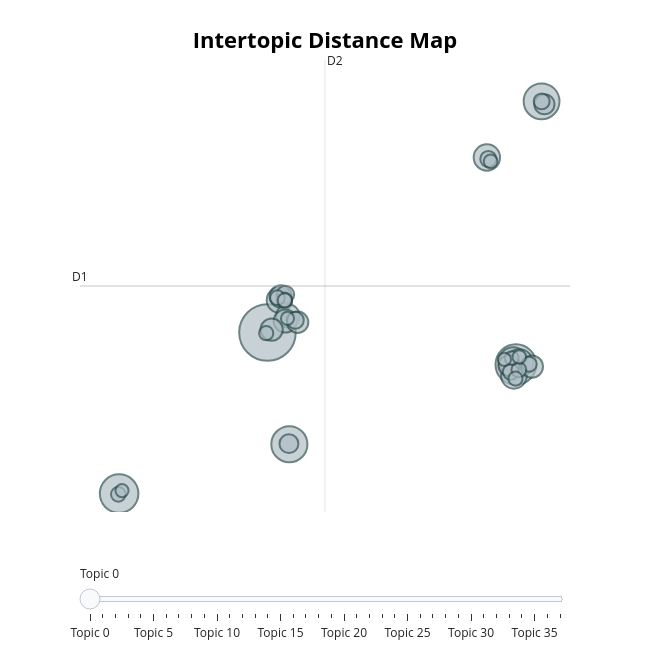

The notebook cell this image was saved under:
### Code cell
willrecco_topicsvis.show()

### Figure 1 — Plotly figure (JSON) as saved in the notebook; plotly's stock layout.template omitted (floating-point values rounded to 4 significant figures)
{"data": [{"customdata": [[0, "story | character | ending | storyline | end", 3010], [1, "worth | sale | buy | price | steam", 1560], [2, "combat | enemy | weapon | battle | attack", 1395], [3, "fps | pc | bug | run | crash", 1224], [4, "music | soundtrack | sound | great | art", 1205], [5, "hour | time | took | played | complete", 797], [6, "fun | game | play | amazing | really", 715], [7, "puzzle | solve | solving | challenging | game", 653], [8, "know | say | thing | want | ask", 618], [9, "quest | mission | side | explore | map", 602], [10, "rpg | fan | rpgs | fantasy | genre", 514], [11, "graphic | art | style | look | beautiful", 505], [12, "horror | scary | scare | fear | scared", 465], [13, "fallout | witcher | vega | skyrim | gate", 464], [14, "cry | emotional | emotion | cried | sad", 462], [15, "review | negative | write | positive | reading", 429], [16, "best | one | ever | year | played", 417], [17, "voice | acting | actor | character | voiced", 382], [18, "controller | control | keyboard | mouse | gamepad", 337], [19, "batman | arkham | creed | batmobile | mordor", 288], [20, "recommend | highly | game | would | anyone", 270], [21, "difficulty | challenge | challenging | hard | difficult", 245], [22, "dialogue | conversation | dialog | talking | talk", 239], [23, "memory | old | age | nostalgia | remember", 238], [24, "portal | glados | gun | puzzle | one", 220], [25, "love | loved | game | hate | much", 214], [26, "replay | value | replayability | different | lot", 209], [27, "soul | dark | series | iii | bloodborne", 206], [28, "stealth | game | stealthy | dishonored | option", 204], [29, "atmosphere | atmospheric | story | air | breath", 191], [30, "dlc | dlcs | free | main | content", 189], [31, "drink | cup | pork | food | eat", 188], [32, "short | length | downside | long | sweet", 183], [33, "level | skill | leveling | class | system", 179], [34, "multiplayer | coop | single | friend | player", 175], [35, "experience | game | something | truly | play", 164], [36, "war | total | warhammer | faction | empire", 162], [37, "bioshock | infinite | burial | sea | original", 161]], "hovertemplate": "<b>Topic %{customdata[0]}</b><br>%{customdata[1]}<br>Size: %{customdata[2]}", "legendgroup": "", "marker": {"color": "#B0BEC5", "line": {"color": "DarkSlateGrey", "width": 2}, "size": [3010, 1560, 1395, 1224, 1205, 797, 715, 653, 618, 602, 514, 505, 465, 464, 462, 429, 417, 382, 337, 288, 270, 245, 239, 238, 220, 214, 209, 206, 204, 191, 189, 188, 183, 179, 175, 164, 162, 161], "sizemode": "area", "sizeref": 1.881, "symbol": "circle"}, "mode": "markers", "name": "", "orientation": "v", "showlegend": false, "type": "scatter", "x": [-7.295, 9.725, -17.46, -5.796, 11.48, 9.54, 9.961, 7.737, 9.589, -6.48, -5.897, -6.075, -7.009, -6.387, 10.82, -5.228, 9.248, 11.68, -5.825, -6.067, -5.388, 7.838, 11.49, 9.375, -6.139, 10.63, 9.927, -6.613, -17.51, -7.383, -6.107, 9.697, 9.438, 7.996, 9.957, 8.937, -17.26, -5.924], "xaxis": "x", "y": [2.925, 0.8121, -7.707, -4.456, 18.18, 0.9902, 0.9135, 14.48, 0.06535, 5.058, 4.02, 3.681, 3.116, 5.308, 0.6708, 3.599, 0.7454, 17.99, -4.413, 5.426, 3.735, 14.38, 18.18, 0.3298, 5.056, 0.8289, 0.4597, 5.221, -7.76, 2.882, 5.041, -0.1213, 1.234, 14.22, 1.309, 1.149, -7.509, 3.855], "yaxis": "y"}], "layout": {"annotations": [{"showarrow": false, "text": "D1", "x": -20.14, "y": 5.993, "yshift": 10}, {"showarrow": false, "text": "D2", "x": -3.354, "xshift": 10, "y": 20.91}], "height": 650, "hoverlabel": {"bgcolor": "white", "font": {"family": "Rockwell", "size": 16}}, "legend": {"itemsizing": "constant", "tracegroupgap": 0}, "margin": {"t": 60}, "shapes": [{"line": {"color": "#CFD8DC", "width": 2}, "type": "line", "x0": -3.354, "x1": -3.354, "y0": -8.924, "y1": 20.91}, {"line": {"color": "#9E9E9E", "width": 2}, "type": "line", "x0": -20.14, "x1": 13.43, "y0": 5.993, "y1": 5.993}], "sliders": [{"active": 0, "pad": {"t": 50}, "steps": [{"args": [{"marker.color": [["red", "#B0BEC5", "#B0BEC5", "#B0BEC5", "#B0BEC5", "#B0BEC5", "#B0BEC5", "#B0BEC5", "#B0BEC5", "#B0BEC5", "#B0BEC5", "#B0BEC5", "#B0BEC5", "#B0BEC5", "#B0BEC5", "#B0BEC5", "#B0BEC5", "#B0BEC5", "#B0BEC5", "#B0BEC5", "#B0BEC5", "#B0BEC5", "#B0BEC5", "#B0BEC5", "#B0BEC5", "#B0BEC5", "#B0BEC5", "#B0BEC5", "#B0BEC5", "#B0BEC5", "#B0BEC5", "#B0BEC5", "#B0BEC5", "#B0BEC5", "#B0BEC5", "#B0BEC5", "#B0BEC5", "#B0BEC5"]]}], "label": "Topic 0", "method": "update"}, {"args": [{"marker.color": [["#B0BEC5", "red", "#B0BEC5", "#B0BEC5", "#B0BEC5", "#B0BEC5", "#B0BEC5", "#B0BEC5", "#B0BEC5", "#B0BEC5", "#B0BEC5", "#B0BEC5", "#B0BEC5", "#B0BEC5", "#B0BEC5", "#B0BEC5", "#B0BEC5", "#B0BEC5", "#B0BEC5", "#B0BEC5", "#B0BEC5", "#B0BEC5", "#B0BEC5", "#B0BEC5", "#B0BEC5", "#B0BEC5", "#B0BEC5", "#B0BEC5", "#B0BEC5", "#B0BEC5", "#B0BEC5", "#B0BEC5", "#B0BEC5", "#B0BEC5", "#B0BEC5", "#B0BEC5", "#B0BEC5", "#B0BEC5"]]}], "label": "Topic 1", "method": "update"}, {"args": [{"marker.color": [["#B0BEC5", "#B0BEC5", "red", "#B0BEC5", "#B0BEC5", "#B0BEC5", "#B0BEC5", "#B0BEC5", "#B0BEC5", "#B0BEC5", "#B0BEC5", "#B0BEC5", "#B0BEC5", "#B0BEC5", "#B0BEC5", "#B0BEC5", "#B0BEC5", "#B0BEC5", "#B0BEC5", "#B0BEC5", "#B0BEC5", "#B0BEC5", "#B0BEC5", "#B0BEC5", "#B0BEC5", "#B0BEC5", "#B0BEC5", "#B0BEC5", "#B0BEC5", "#B0BEC5", "#B0BEC5", "#B0BEC5", "#B0BEC5", "#B0BEC5", "#B0BEC5", "#B0BEC5", "#B0BEC5", "#B0BEC5"]]}], "label": "Topic 2", "method": "update"}, {"args": [{"marker.color": [["#B0BEC5", "#B0BEC5", "#B0BEC5", "red", "#B0BEC5", "#B0BEC5", "#B0BEC5", "#B0BEC5", "#B0BEC5", "#B0BEC5", "#B0BEC5", "#B0BEC5", "#B0BEC5", "#B0BEC5", "#B0BEC5", "#B0BEC5", "#B0BEC5", "#B0BEC5", "#B0BEC5", "#B0BEC5", "#B0BEC5", "#B0BEC5", "#B0BEC5", "#B0BEC5", "#B0BEC5", "#B0BEC5", "#B0BEC5", "#B0BEC5", "#B0BEC5", "#B0BEC5", "#B0BEC5", "#B0BEC5", "#B0BEC5", "#B0BEC5", "#B0BEC5", "#B0BEC5", "#B0BEC5", "#B0BEC5"]]}], "label": "Topic 3", "method": "update"}, {"args": [{"marker.color": [["#B0BEC5", "#B0BEC5", "#B0BEC5", "#B0BEC5", "red", "#B0BEC5", "#B0BEC5", "#B0BEC5", "#B0BEC5", "#B0BEC5", "#B0BEC5", "#B0BEC5", "#B0BEC5", "#B0BEC5", "#B0BEC5", "#B0BEC5", "#B0BEC5", "#B0BEC5", "#B0BEC5", "#B0BEC5", "#B0BEC5", "#B0BEC5", "#B0BEC5", "#B0BEC5", "#B0BEC5", "#B0BEC5", "#B0BEC5", "#B0BEC5", "#B0BEC5", "#B0BEC5", "#B0BEC5", "#B0BEC5", "#B0BEC5", "#B0BEC5", "#B0BEC5", "#B0BEC5", "#B0BEC5", "#B0BEC5"]]}], "label": "Topic 4", "method": "update"}, {"args": [{"marker.color": [["#B0BEC5", "#B0BEC5", "#B0BEC5", "#B0BEC5", "#B0BEC5", "red", "#B0BEC5", "#B0BEC5", "#B0BEC5", "#B0BEC5", "#B0BEC5", "#B0BEC5", "#B0BEC5", "#B0BEC5", "#B0BEC5", "#B0BEC5", "#B0BEC5", "#B0BEC5", "#B0BEC5", "#B0BEC5", "#B0BEC5", "#B0BEC5", "#B0BEC5", "#B0BEC5", "#B0BEC5", "#B0BEC5", "#B0BEC5", "#B0BEC5", "#B0BEC5", "#B0BEC5", "#B0BEC5", "#B0BEC5", "#B0BEC5", "#B0BEC5", "#B0BEC5", "#B0BEC5", "#B0BEC5", "#B0BEC5"]]}], "label": "Topic 5", "method": "update"}, {"args": [{"marker.color": [["#B0BEC5", "#B0BEC5", "#B0BEC5", "#B0BEC5", "#B0BEC5", "#B0BEC5", "red", "#B0BEC5", "#B0BEC5", "#B0BEC5", "#B0BEC5", "#B0BEC5", "#B0BEC5", "#B0BEC5", "#B0BEC5", "#B0BEC5", "#B0BEC5", "#B0BEC5", "#B0BEC5", "#B0BEC5", "#B0BEC5", "#B0BEC5", "#B0BEC5", "#B0BEC5", "#B0BEC5", "#B0BEC5", "#B0BEC5", "#B0BEC5", "#B0BEC5", "#B0BEC5", "#B0BEC5", "#B0BEC5", "#B0BEC5", "#B0BEC5", "#B0BEC5", "#B0BEC5", "#B0BEC5", "#B0BEC5"]]}], "label": "Topic 6", "method": "update"}, {"args": [{"marker.color": [["#B0BEC5", "#B0BEC5", "#B0BEC5", "#B0BEC5", "#B0BEC5", "#B0BEC5", "#B0BEC5", "red", "#B0BEC5", "#B0BEC5", "#B0BEC5", "#B0BEC5", "#B0BEC5", "#B0BEC5", "#B0BEC5", "#B0BEC5", "#B0BEC5", "#B0BEC5", "#B0BEC5", "#B0BEC5", "#B0BEC5", "#B0BEC5", "#B0BEC5", "#B0BEC5", "#B0BEC5", "#B0BEC5", "#B0BEC5", "#B0BEC5", "#B0BEC5", "#B0BEC5", "#B0BEC5", "#B0BEC5", "#B0BEC5", "#B0BEC5", "#B0BEC5", "#B0BEC5", "#B0BEC5", "#B0BEC5"]]}], "label": "Topic 7", "method": "update"}, {"args": [{"marker.color": [["#B0BEC5", "#B0BEC5", "#B0BEC5", "#B0BEC5", "#B0BEC5", "#B0BEC5", "#B0BEC5", "#B0BEC5", "red", "#B0BEC5", "#B0BEC5", "#B0BEC5", "#B0BEC5", "#B0BEC5", "#B0BEC5", "#B0BEC5", "#B0BEC5", "#B0BEC5", "#B0BEC5", "#B0BEC5", "#B0BEC5", "#B0BEC5", "#B0BEC5", "#B0BEC5", "#B0BEC5", "#B0BEC5", "#B0BEC5", "#B0BEC5", "#B0BEC5", "#B0BEC5", "#B0BEC5", "#B0BEC5", "#B0BEC5", "#B0BEC5", "#B0BEC5", "#B0BEC5", "#B0BEC5", "#B0BEC5"]]}], "label": "Topic 8", "method": "update"}, {"args": [{"marker.color": [["#B0BEC5", "#B0BEC5", "#B0BEC5", "#B0BEC5", "#B0BEC5", "#B0BEC5", "#B0BEC5", "#B0BEC5", "#B0BEC5", "red", "#B0BEC5", "#B0BEC5", "#B0BEC5", "#B0BEC5", "#B0BEC5", "#B0BEC5", "#B0BEC5", "#B0BEC5", "#B0BEC5", "#B0BEC5", "#B0BEC5", "#B0BEC5", "#B0BEC5", "#B0BEC5", "#B0BEC5", "#B0BEC5", "#B0BEC5", "#B0BEC5", "#B0BEC5", "#B0BEC5", "#B0BEC5", "#B0BEC5", "#B0BEC5", "#B0BEC5", "#B0BEC5", "#B0BEC5", "#B0BEC5", "#B0BEC5"]]}], "label": "Topic 9", "method": "update"}, {"args": [{"marker.color": [["#B0BEC5", "#B0BEC5", "#B0BEC5", "#B0BEC5", "#B0BEC5", "#B0BEC5", "#B0BEC5", "#B0BEC5", "#B0BEC5", "#B0BEC5", "red", "#B0BEC5", "#B0BEC5", "#B0BEC5", "#B0BEC5", "#B0BEC5", "#B0BEC5", "#B0BEC5", "#B0BEC5", "#B0BEC5", "#B0BEC5", "#B0BEC5", "#B0BEC5", "#B0BEC5", "#B0BEC5", "#B0BEC5", "#B0BEC5", "#B0BEC5", "#B0BEC5", "#B0BEC5", "#B0BEC5", "#B0BEC5", "#B0BEC5", "#B0BEC5", "#B0BEC5", "#B0BEC5", "#B0BEC5", "#B0BEC5"]]}], "label": "Topic 10", "method": "update"}, {"args": [{"marker.color": [["#B0BEC5", "#B0BEC5", "#B0BEC5", "#B0BEC5", "#B0BEC5", "#B0BEC5", "#B0BEC5", "#B0BEC5", "#B0BEC5", "#B0BEC5", "#B0BEC5", "red", "#B0BEC5", "#B0BEC5", "#B0BEC5", "#B0BEC5", "#B0BEC5", "#B0BEC5", "#B0BEC5", "#B0BEC5", "#B0BEC5", "#B0BEC5", "#B0BEC5", "#B0BEC5", "#B0BEC5", "#B0BEC5", "#B0BEC5", "#B0BEC5", "#B0BEC5", "#B0BEC5", "#B0BEC5", "#B0BEC5", "#B0BEC5", "#B0BEC5", "#B0BEC5", "#B0BEC5", "#B0BEC5", "#B0BEC5"]]}], "label": "Topic 11", "method": "update"}, {"args": [{"marker.color": [["#B0BEC5", "#B0BEC5", "#B0BEC5", "#B0BEC5", "#B0BEC5", "#B0BEC5", "#B0BEC5", "#B0BEC5", "#B0BEC5", "#B0BEC5", "#B0BEC5", "#B0BEC5", "red", "#B0BEC5", "#B0BEC5", "#B0BEC5", "#B0BEC5", "#B0BEC5", "#B0BEC5", "#B0BEC5", "#B0BEC5", "#B0BEC5", "#B0BEC5", "#B0BEC5", "#B0BEC5", "#B0BEC5", "#B0BEC5", "#B0BEC5", "#B0BEC5", "#B0BEC5", "#B0BEC5", "#B0BEC5", "#B0BEC5", "#B0BEC5", "#B0BEC5", "#B0BEC5", "#B0BEC5", "#B0BEC5"]]}], "label": "Topic 12", "method": "update"}, {"args": [{"marker.color": [["#B0BEC5", "#B0BEC5", "#B0BEC5", "#B0BEC5", "#B0BEC5", "#B0BEC5", "#B0BEC5", "#B0BEC5", "#B0BEC5", "#B0BEC5", "#B0BEC5", "#B0BEC5", "#B0BEC5", "red", "#B0BEC5", "#B0BEC5", "#B0BEC5", "#B0BEC5", "#B0BEC5", "#B0BEC5", "#B0BEC5", "#B0BEC5", "#B0BEC5", "#B0BEC5", "#B0BEC5", "#B0BEC5", "#B0BEC5", "#B0BEC5", "#B0BEC5", "#B0BEC5", "#B0BEC5", "#B0BEC5", "#B0BEC5", "#B0BEC5", "#B0BEC5", "#B0BEC5", "#B0BEC5", "#B0BEC5"]]}], "label": "Topic 13", "method": "update"}, {"args": [{"marker.color": [["#B0BEC5", "#B0BEC5", "#B0BEC5", "#B0BEC5", "#B0BEC5", "#B0BEC5", "#B0BEC5", "#B0BEC5", "#B0BEC5", "#B0BEC5", "#B0BEC5", "#B0BEC5", "#B0BEC5", "#B0BEC5", "red", "#B0BEC5", "#B0BEC5", "#B0BEC5", "#B0BEC5", "#B0BEC5", "#B0BEC5", "#B0BEC5", "#B0BEC5", "#B0BEC5", "#B0BEC5", "#B0BEC5", "#B0BEC5", "#B0BEC5", "#B0BEC5", "#B0BEC5", "#B0BEC5", "#B0BEC5", "#B0BEC5", "#B0BEC5", "#B0BEC5", "#B0BEC5", "#B0BEC5", "#B0BEC5"]]}], "label": "Topic 14", "method": "update"}, {"args": [{"marker.color": [["#B0BEC5", "#B0BEC5", "#B0BEC5", "#B0BEC5", "#B0BEC5", "#B0BEC5", "#B0BEC5", "#B0BEC5", "#B0BEC5", "#B0BEC5", "#B0BEC5", "#B0BEC5", "#B0BEC5", "#B0BEC5", "#B0BEC5", "red", "#B0BEC5", "#B0BEC5", "#B0BEC5", "#B0BEC5", "#B0BEC5", "#B0BEC5", "#B0BEC5", "#B0BEC5", "#B0BEC5", "#B0BEC5", "#B0BEC5", "#B0BEC5", "#B0BEC5", "#B0BEC5", "#B0BEC5", "#B0BEC5", "#B0BEC5", "#B0BEC5", "#B0BEC5", "#B0BEC5", "#B0BEC5", "#B0BEC5"]]}], "label": "Topic 15", "method": "update"}, {"args": [{"marker.color": [["#B0BEC5", "#B0BEC5", "#B0BEC5", "#B0BEC5", "#B0BEC5", "#B0BEC5", "#B0BEC5", "#B0BEC5", "#B0BEC5", "#B0BEC5", "#B0BEC5", "#B0BEC5", "#B0BEC5", "#B0BEC5", "#B0BEC5", "#B0BEC5", "red", "#B0BEC5", "#B0BEC5", "#B0BEC5", "#B0BEC5", "#B0BEC5", "#B0BEC5", "#B0BEC5", "#B0BEC5", "#B0BEC5", "#B0BEC5", "#B0BEC5", "#B0BEC5", "#B0BEC5", "#B0BEC5", "#B0BEC5", "#B0BEC5", "#B0BEC5", "#B0BEC5", "#B0BEC5", "#B0BEC5", "#B0BEC5"]]}], "label": "Topic 16", "method": "update"}, {"args": [{"marker.color": [["#B0BEC5", "#B0BEC5", "#B0BEC5", "#B0BEC5", "#B0BEC5", "#B0BEC5", "#B0BEC5", "#B0BEC5", "#B0BEC5", "#B0BEC5", "#B0BEC5", "#B0BEC5", "#B0BEC5", "#B0BEC5", "#B0BEC5", "#B0BEC5", "#B0BEC5", "red", "#B0BEC5", "#B0BEC5", "#B0BEC5", "#B0BEC5", "#B0BEC5", "#B0BEC5", "#B0BEC5", "#B0BEC5", "#B0BEC5", "#B0BEC5", "#B0BEC5", "#B0BEC5", "#B0BEC5", "#B0BEC5", "#B0BEC5", "#B0BEC5", "#B0BEC5", "#B0BEC5", "#B0BEC5", "#B0BEC5"]]}], "label": "Topic 17", "method": "update"}, {"args": [{"marker.color": [["#B0BEC5", "#B0BEC5", "#B0BEC5", "#B0BEC5", "#B0BEC5", "#B0BEC5", "#B0BEC5", "#B0BEC5", "#B0BEC5", "#B0BEC5", "#B0BEC5", "#B0BEC5", "#B0BEC5", "#B0BEC5", "#B0BEC5", "#B0BEC5", "#B0BEC5", "#B0BEC5", "red", "#B0BEC5", "#B0BEC5", "#B0BEC5", "#B0BEC5", "#B0BEC5", "#B0BEC5", "#B0BEC5", "#B0BEC5", "#B0BEC5", "#B0BEC5", "#B0BEC5", "#B0BEC5", "#B0BEC5", "#B0BEC5", "#B0BEC5", "#B0BEC5", "#B0BEC5", "#B0BEC5", "#B0BEC5"]]}], "label": "Topic 18", "method": "update"}, {"args": [{"marker.color": [["#B0BEC5", "#B0BEC5", "#B0BEC5", "#B0BEC5", "#B0BEC5", "#B0BEC5", "#B0BEC5", "#B0BEC5", "#B0BEC5", "#B0BEC5", "#B0BEC5", "#B0BEC5", "#B0BEC5", "#B0BEC5", "#B0BEC5", "#B0BEC5", "#B0BEC5", "#B0BEC5", "#B0BEC5", "red", "#B0BEC5", "#B0BEC5", "#B0BEC5", "#B0BEC5", "#B0BEC5", "#B0BEC5", "#B0BEC5", "#B0BEC5", "#B0BEC5", "#B0BEC5", "#B0BEC5", "#B0BEC5", "#B0BEC5", "#B0BEC5", "#B0BEC5", "#B0BEC5", "#B0BEC5", "#B0BEC5"]]}], "label": "Topic 19", "method": "update"}, {"args": [{"marker.color": [["#B0BEC5", "#B0BEC5", "#B0BEC5", "#B0BEC5", "#B0BEC5", "#B0BEC5", "#B0BEC5", "#B0BEC5", "#B0BEC5", "#B0BEC5", "#B0BEC5", "#B0BEC5", "#B0BEC5", "#B0BEC5", "#B0BEC5", "#B0BEC5", "#B0BEC5", "#B0BEC5", "#B0BEC5", "#B0BEC5", "red", "#B0BEC5", "#B0BEC5", "#B0BEC5", "#B0BEC5", "#B0BEC5", "#B0BEC5", "#B0BEC5", "#B0BEC5", "#B0BEC5", "#B0BEC5", "#B0BEC5", "#B0BEC5", "#B0BEC5", "#B0BEC5", "#B0BEC5", "#B0BEC5", "#B0BEC5"]]}], "label": "Topic 20", "method": "update"}, {"args": [{"marker.color": [["#B0BEC5", "#B0BEC5", "#B0BEC5", "#B0BEC5", "#B0BEC5", "#B0BEC5", "#B0BEC5", "#B0BEC5", "#B0BEC5", "#B0BEC5", "#B0BEC5", "#B0BEC5", "#B0BEC5", "#B0BEC5", "#B0BEC5", "#B0BEC5", "#B0BEC5", "#B0BEC5", "#B0BEC5", "#B0BEC5", "#B0BEC5", "red", "#B0BEC5", "#B0BEC5", "#B0BEC5", "#B0BEC5", "#B0BEC5", "#B0BEC5", "#B0BEC5", "#B0BEC5", "#B0BEC5", "#B0BEC5", "#B0BEC5", "#B0BEC5", "#B0BEC5", "#B0BEC5", "#B0BEC5", "#B0BEC5"]]}], "label": "Topic 21", "method": "update"}, {"args": [{"marker.color": [["#B0BEC5", "#B0BEC5", "#B0BEC5", "#B0BEC5", "#B0BEC5", "#B0BEC5", "#B0BEC5", "#B0BEC5", "#B0BEC5", "#B0BEC5", "#B0BEC5", "#B0BEC5", "#B0BEC5", "#B0BEC5", "#B0BEC5", "#B0BEC5", "#B0BEC5", "#B0BEC5", "#B0BEC5", "#B0BEC5", "#B0BEC5", "#B0BEC5", "red", "#B0BEC5", "#B0BEC5", "#B0BEC5", "#B0BEC5", "#B0BEC5", "#B0BEC5", "#B0BEC5", "#B0BEC5", "#B0BEC5", "#B0BEC5", "#B0BEC5", "#B0BEC5", "#B0BEC5", "#B0BEC5", "#B0BEC5"]]}], "label": "Topic 22", "method": "update"}, {"args": [{"marker.color": [["#B0BEC5", "#B0BEC5", "#B0BEC5", "#B0BEC5", "#B0BEC5", "#B0BEC5", "#B0BEC5", "#B0BEC5", "#B0BEC5", "#B0BEC5", "#B0BEC5", "#B0BEC5", "#B0BEC5", "#B0BEC5", "#B0BEC5", "#B0BEC5", "#B0BEC5", "#B0BEC5", "#B0BEC5", "#B0BEC5", "#B0BEC5", "#B0BEC5", "#B0BEC5", "red", "#B0BEC5", "#B0BEC5", "#B0BEC5", "#B0BEC5", "#B0BEC5", "#B0BEC5", "#B0BEC5", "#B0BEC5", "#B0BEC5", "#B0BEC5", "#B0BEC5", "#B0BEC5", "#B0BEC5", "#B0BEC5"]]}], "label": "Topic 23", "method": "update"}, {"args": [{"marker.color": [["#B0BEC5", "#B0BEC5", "#B0BEC5", "#B0BEC5", "#B0BEC5", "#B0BEC5", "#B0BEC5", "#B0BEC5", "#B0BEC5", "#B0BEC5", "#B0BEC5", "#B0BEC5", "#B0BEC5", "#B0BEC5", "#B0BEC5", "#B0BEC5", "#B0BEC5", "#B0BEC5", "#B0BEC5", "#B0BEC5", "#B0BEC5", "#B0BEC5", "#B0BEC5", "#B0BEC5", "red", "#B0BEC5", "#B0BEC5", "#B0BEC5", "#B0BEC5", "#B0BEC5", "#B0BEC5", "#B0BEC5", "#B0BEC5", "#B0BEC5", "#B0BEC5", "#B0BEC5", "#B0BEC5", "#B0BEC5"]]}], "label": "Topic 24", "method": "update"}, {"args": [{"marker.color": [["#B0BEC5", "#B0BEC5", "#B0BEC5", "#B0BEC5", "#B0BEC5", "#B0BEC5", "#B0BEC5", "#B0BEC5", "#B0BEC5", "#B0BEC5", "#B0BEC5", "#B0BEC5", "#B0BEC5", "#B0BEC5", "#B0BEC5", "#B0BEC5", "#B0BEC5", "#B0BEC5", "#B0BEC5", "#B0BEC5", "#B0BEC5", "#B0BEC5", "#B0BEC5", "#B0BEC5", "#B0BEC5", "red", "#B0BEC5", "#B0BEC5", "#B0BEC5", "#B0BEC5", "#B0BEC5", "#B0BEC5", "#B0BEC5", "#B0BEC5", "#B0BEC5", "#B0BEC5", "#B0BEC5", "#B0BEC5"]]}], "label": "Topic 25", "method": "update"}, {"args": [{"marker.color": [["#B0BEC5", "#B0BEC5", "#B0BEC5", "#B0BEC5", "#B0BEC5", "#B0BEC5", "#B0BEC5", "#B0BEC5", "#B0BEC5", "#B0BEC5", "#B0BEC5", "#B0BEC5", "#B0BEC5", "#B0BEC5", "#B0BEC5", "#B0BEC5", "#B0BEC5", "#B0BEC5", "#B0BEC5", "#B0BEC5", "#B0BEC5", "#B0BEC5", "#B0BEC5", "#B0BEC5", "#B0BEC5", "#B0BEC5", "red", "#B0BEC5", "#B0BEC5", "#B0BEC5", "#B0BEC5", "#B0BEC5", "#B0BEC5", "#B0BEC5", "#B0BEC5", "#B0BEC5", "#B0BEC5", "#B0BEC5"]]}], "label": "Topic 26", "method": "update"}, {"args": [{"marker.color": [["#B0BEC5", "#B0BEC5", "#B0BEC5", "#B0BEC5", "#B0BEC5", "#B0BEC5", "#B0BEC5", "#B0BEC5", "#B0BEC5", "#B0BEC5", "#B0BEC5", "#B0BEC5", "#B0BEC5", "#B0BEC5", "#B0BEC5", "#B0BEC5", "#B0BEC5", "#B0BEC5", "#B0BEC5", "#B0BEC5", "#B0BEC5", "#B0BEC5", "#B0BEC5", "#B0BEC5", "#B0BEC5", "#B0BEC5", "#B0BEC5", "red", "#B0BEC5", "#B0BEC5", "#B0BEC5", "#B0BEC5", "#B0BEC5", "#B0BEC5", "#B0BEC5", "#B0BEC5", "#B0BEC5", "#B0BEC5"]]}], "label": "Topic 27", "method": "update"}, {"args": [{"marker.color": [["#B0BEC5", "#B0BEC5", "#B0BEC5", "#B0BEC5", "#B0BEC5", "#B0BEC5", "#B0BEC5", "#B0BEC5", "#B0BEC5", "#B0BEC5", "#B0BEC5", "#B0BEC5", "#B0BEC5", "#B0BEC5", "#B0BEC5", "#B0BEC5", "#B0BEC5", "#B0BEC5", "#B0BEC5", "#B0BEC5", "#B0BEC5", "#B0BEC5", "#B0BEC5", "#B0BEC5", "#B0BEC5", "#B0BEC5", "#B0BEC5", "#B0BEC5", "red", "#B0BEC5", "#B0BEC5", "#B0BEC5", "#B0BEC5", "#B0BEC5", "#B0BEC5", "#B0BEC5", "#B0BEC5", "#B0BEC5"]]}], "label": "Topic 28", "method": "update"}, {"args": [{"marker.color": [["#B0BEC5", "#B0BEC5", "#B0BEC5", "#B0BEC5", "#B0BEC5", "#B0BEC5", "#B0BEC5", "#B0BEC5", "#B0BEC5", "#B0BEC5", "#B0BEC5", "#B0BEC5", "#B0BEC5", "#B0BEC5", "#B0BEC5", "#B0BEC5", "#B0BEC5", "#B0BEC5", "#B0BEC5", "#B0BEC5", "#B0BEC5", "#B0BEC5", "#B0BEC5", "#B0BEC5", "#B0BEC5", "#B0BEC5", "#B0BEC5", "#B0BEC5", "#B0BEC5", "red", "#B0BEC5", "#B0BEC5", "#B0BEC5", "#B0BEC5", "#B0BEC5", "#B0BEC5", "#B0BEC5", "#B0BEC5"]]}], "label": "Topic 29", "method": "update"}, {"args": [{"marker.color": [["#B0BEC5", "#B0BEC5", "#B0BEC5", "#B0BEC5", "#B0BEC5", "#B0BEC5", "#B0BEC5", "#B0BEC5", "#B0BEC5", "#B0BEC5", "#B0BEC5", "#B0BEC5", "#B0BEC5", "#B0BEC5", "#B0BEC5", "#B0BEC5", "#B0BEC5", "#B0BEC5", "#B0BEC5", "#B0BEC5", "#B0BEC5", "#B0BEC5", "#B0BEC5", "#B0BEC5", "#B0BEC5", "#B0BEC5", "#B0BEC5", "#B0BEC5", "#B0BEC5", "#B0BEC5", "red", "#B0BEC5", "#B0BEC5", "#B0BEC5", "#B0BEC5", "#B0BEC5", "#B0BEC5", "#B0BEC5"]]}], "label": "Topic 30", "method": "update"}, {"args": [{"marker.color": [["#B0BEC5", "#B0BEC5", "#B0BEC5", "#B0BEC5", "#B0BEC5", "#B0BEC5", "#B0BEC5", "#B0BEC5", "#B0BEC5", "#B0BEC5", "#B0BEC5", "#B0BEC5", "#B0BEC5", "#B0BEC5", "#B0BEC5", "#B0BEC5", "#B0BEC5", "#B0BEC5", "#B0BEC5", "#B0BEC5", "#B0BEC5", "#B0BEC5", "#B0BEC5", "#B0BEC5", "#B0BEC5", "#B0BEC5", "#B0BEC5", "#B0BEC5", "#B0BEC5", "#B0BEC5", "#B0BEC5", "red", "#B0BEC5", "#B0BEC5", "#B0BEC5", "#B0BEC5", "#B0BEC5", "#B0BEC5"]]}], "label": "Topic 31", "method": "update"}, {"args": [{"marker.color": [["#B0BEC5", "#B0BEC5", "#B0BEC5", "#B0BEC5", "#B0BEC5", "#B0BEC5", "#B0BEC5", "#B0BEC5", "#B0BEC5", "#B0BEC5", "#B0BEC5", "#B0BEC5", "#B0BEC5", "#B0BEC5", "#B0BEC5", "#B0BEC5", "#B0BEC5", "#B0BEC5", "#B0BEC5", "#B0BEC5", "#B0BEC5", "#B0BEC5", "#B0BEC5", "#B0BEC5", "#B0BEC5", "#B0BEC5", "#B0BEC5", "#B0BEC5", "#B0BEC5", "#B0BEC5", "#B0BEC5", "#B0BEC5", "red", "#B0BEC5", "#B0BEC5", "#B0BEC5", "#B0BEC5", "#B0BEC5"]]}], "label": "Topic 32", "method": "update"}, {"args": [{"marker.color": [["#B0BEC5", "#B0BEC5", "#B0BEC5", "#B0BEC5", "#B0BEC5", "#B0BEC5", "#B0BEC5", "#B0BEC5", "#B0BEC5", "#B0BEC5", "#B0BEC5", "#B0BEC5", "#B0BEC5", "#B0BEC5", "#B0BEC5", "#B0BEC5", "#B0BEC5", "#B0BEC5", "#B0BEC5", "#B0BEC5", "#B0BEC5", "#B0BEC5", "#B0BEC5", "#B0BEC5", "#B0BEC5", "#B0BEC5", "#B0BEC5", "#B0BEC5", "#B0BEC5", "#B0BEC5", "#B0BEC5", "#B0BEC5", "#B0BEC5", "red", "#B0BEC5", "#B0BEC5", "#B0BEC5", "#B0BEC5"]]}], "label": "Topic 33", "method": "update"}, {"args": [{"marker.color": [["#B0BEC5", "#B0BEC5", "#B0BEC5", "#B0BEC5", "#B0BEC5", "#B0BEC5", "#B0BEC5", "#B0BEC5", "#B0BEC5", "#B0BEC5", "#B0BEC5", "#B0BEC5", "#B0BEC5", "#B0BEC5", "#B0BEC5", "#B0BEC5", "#B0BEC5", "#B0BEC5", "#B0BEC5", "#B0BEC5", "#B0BEC5", "#B0BEC5", "#B0BEC5", "#B0BEC5", "#B0BEC5", "#B0BEC5", "#B0BEC5", "#B0BEC5", "#B0BEC5", "#B0BEC5", "#B0BEC5", "#B0BEC5", "#B0BEC5", "#B0BEC5", "red", "#B0BEC5", "#B0BEC5", "#B0BEC5"]]}], "label": "Topic 34", "method": "update"}, {"args": [{"marker.color": [["#B0BEC5", "#B0BEC5", "#B0BEC5", "#B0BEC5", "#B0BEC5", "#B0BEC5", "#B0BEC5", "#B0BEC5", "#B0BEC5", "#B0BEC5", "#B0BEC5", "#B0BEC5", "#B0BEC5", "#B0BEC5", "#B0BEC5", "#B0BEC5", "#B0BEC5", "#B0BEC5", "#B0BEC5", "#B0BEC5", "#B0BEC5", "#B0BEC5", "#B0BEC5", "#B0BEC5", "#B0BEC5", "#B0BEC5", "#B0BEC5", "#B0BEC5", "#B0BEC5", "#B0BEC5", "#B0BEC5", "#B0BEC5", "#B0BEC5", "#B0BEC5", "#B0BEC5", "red", "#B0BEC5", "#B0BEC5"]]}], "label": "Topic 35", "method": "update"}, {"args": [{"marker.color": [["#B0BEC5", "#B0BEC5", "#B0BEC5", "#B0BEC5", "#B0BEC5", "#B0BEC5", "#B0BEC5", "#B0BEC5", "#B0BEC5", "#B0BEC5", "#B0BEC5", "#B0BEC5", "#B0BEC5", "#B0BEC5", "#B0BEC5", "#B0BEC5", "#B0BEC5", "#B0BEC5", "#B0BEC5", "#B0BEC5", "#B0BEC5", "#B0BEC5", "#B0BEC5", "#B0BEC5", "#B0BEC5", "#B0BEC5", "#B0BEC5", "#B0BEC5", "#B0BEC5", "#B0BEC5", "#B0BEC5", "#B0BEC5", "#B0BEC5", "#B0BEC5", "#B0BEC5", "#B0BEC5", "red", "#B0BEC5"]]}], "label": "Topic 36", "method": "update"}, {"args": [{"marker.color": [["#B0BEC5", "#B0BEC5", "#B0BEC5", "#B0BEC5", "#B0BEC5", "#B0BEC5", "#B0BEC5", "#B0BEC5", "#B0BEC5", "#B0BEC5", "#B0BEC5", "#B0BEC5", "#B0BEC5", "#B0BEC5", "#B0BEC5", "#B0BEC5", "#B0BEC5", "#B0BEC5", "#B0BEC5", "#B0BEC5", "#B0BEC5", "#B0BEC5", "#B0BEC5", "#B0BEC5", "#B0BEC5", "#B0BEC5", "#B0BEC5", "#B0BEC5", "#B0BEC5", "#B0BEC5", "#B0BEC5", "#B0BEC5", "#B0BEC5", "#B0BEC5", "#B0BEC5", "#B0BEC5", "#B0BEC5", "red"]]}], "label": "Topic 37", "method": "update"}]}], "title": {"font": {"color": "Black", "size": 22}, "text": "<b>Intertopic Distance Map</b>", "x": 0.5, "xanchor": "center", "y": 0.95, "yanchor": "top"}, "width": 650, "xaxis": {"anchor": "y", "domain": [0, 1], "range": [-20.14, 13.43], "title": {"text": ""}, "visible": false}, "yaxis": {"anchor": "x", "domain": [0, 1], "range": [-8.924, 20.91], "title": {"text": ""}, "visible": false}}}
